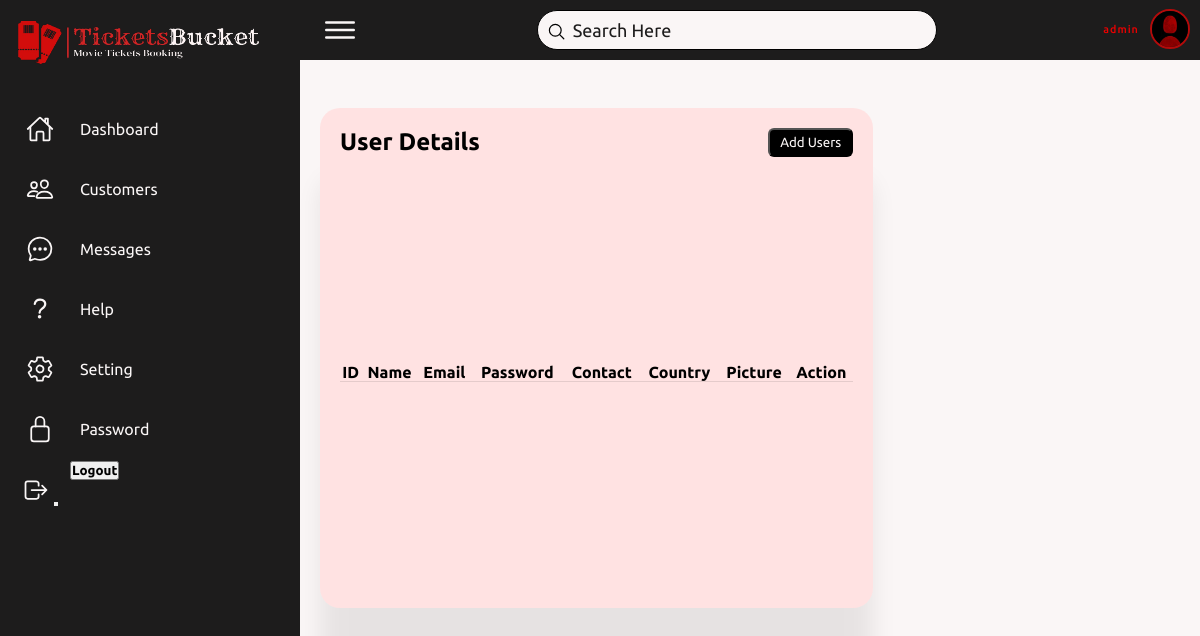
/AdminPanel/Pages/customers.php, run on an earlier commit of the app's database.
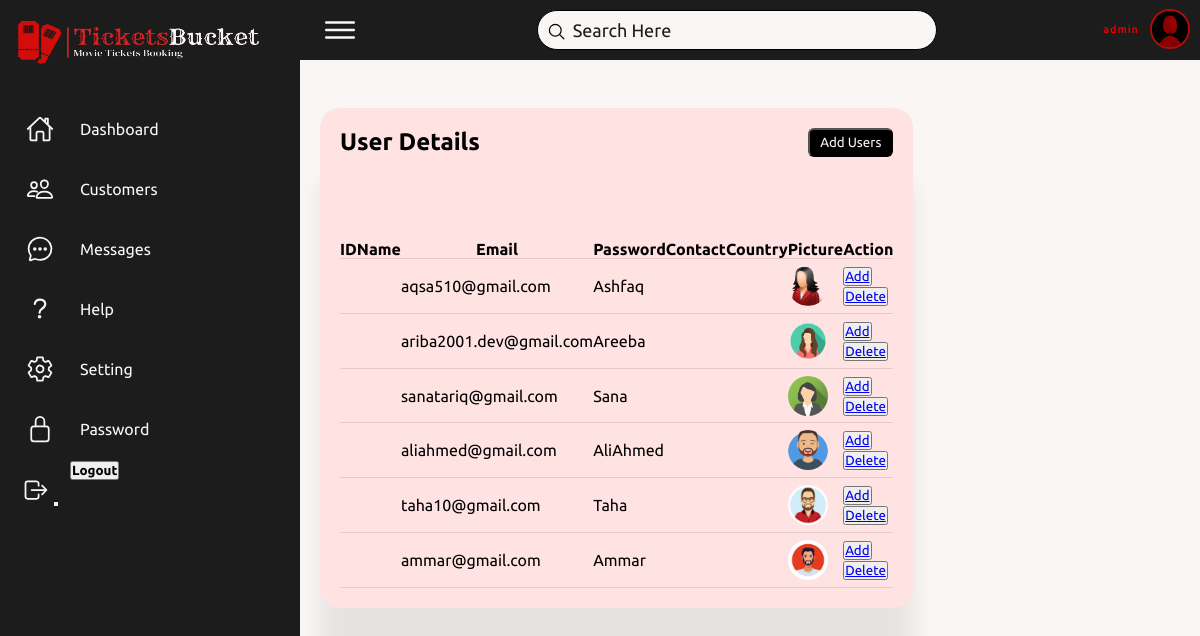
And on a later commit of the database.
### tables this page shows
CREATE TABLE `registration` (
  `register-id` int(11) NOT NULL,
  `full_name` varchar(255) NOT NULL,
  `email` varchar(255) NOT NULL,
  `password` varchar(255) NOT NULL,
  `picture` varchar(250) NOT NULL,
  `role` varchar(50) NOT NULL
);

### AdminPanel/Pages/customers.php (the view, shortened to what the changed rows need)
<!DOCTYPE html>
<html lang="en">
<head>
    <link rel="stylesheet"href="https://cdn.jsdelivr.net/npm/swiper@8/swiper-bundle.min.css"/>
    <link rel="stylesheet" href="../assets/css/admin.css">
    <link rel="stylesheet" href="https://cdnjs.cloudflare.com/ajax/libs/font-awesome/6.3.0/css/all.min.css">
</head>
<body>
  <div class="conatiner">
    <div class="main">
        <br>
       <div class="details">
          <div class="userData">
              <div class="cardHeader">
                  <h2 class="userHd">User Details</h2>
              </div>
              <?php
                     $fetch = "SELECT * FROM registration";
                     $res = mysqli_query($conn, $fetch);
                ?>
             <table class="table">
                <thead>
                    <tr>
                        <th>ID</th>
                        <th>Name</th>
                        <th>Email</th>
                        <th>Password</th>
                        <th>Contact</th>
                        <th>Country</th>
                        <th>Picture</th>
                        <th>Action</th>
                    </tr>
                </thead>
                <tbody>
                    <?php while ($row = mysqli_fetch_assoc($res)) {  ?>
                        <tr>
                            <td><?php echo $row["user_id"] ?></td>
                            <td><?php echo $row["user_name"] ?></td>
                            <td><?php echo $row["email"] ?></td>
                            <td><?php echo $row["password"] ?></td>
                            <td><?php echo $row["phone_no"] ?></td>
                            <td><?php echo $row["country"] ?></td>
                            <td> <div class="pic"><img src="../assets/images/<?php echo $row["picture"] ?>" alt=""></div></td>
                            <td><button class="btn btn-primary">
                                    <a href="update.php?id=<?php echo $row["user_id"] ?>" class="text-white ">Add
                                    </a></button>
                                <button class="btn btn-danger">
                                    <a href="delete.php?id=<?php echo $row["user_id"] ?>" class="text-white ">Delete</a>
                                </button></td>
                        </tr>
                    <?php       }    ?>
                </tbody>
             </table>
          </div>
       </div>
    </div>
  </div>
</body>
</html>

What changed in the data, as far as the page shows it:
added registration: email "aqsa510@gmail.com", password "Ashfaq", picture (picture)
added registration: email "ariba2001.dev@gmail.com", password "Areeba", picture (picture)
added registration: email "sanatariq@gmail.com", password "Sana", picture (picture)
added registration: email "aliahmed@gmail.com", password "AliAhmed", picture (picture)
added registration: email "taha10@gmail.com", password "Taha", picture (picture)
added registration: email "ammar@gmail.com", password "Ammar", picture (picture)
